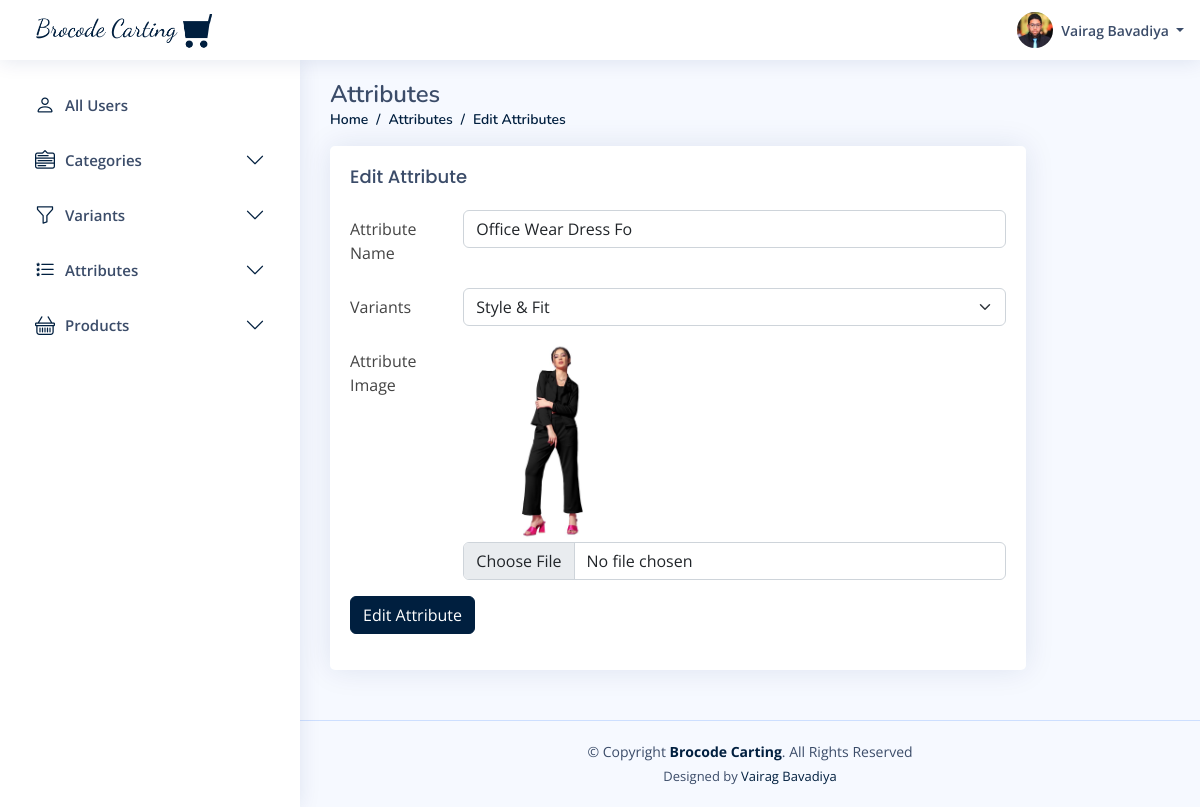
Screenshot of /admin/attributes/edit.php?id=31 (signed in) with the database file from the repository.
### tables this page shows
CREATE TABLE `users` (
  `id` int(20) NOT NULL,
  `u_name` varchar(50) NOT NULL,
  `email` varchar(50) NOT NULL,
  `phone_no` varchar(10) NOT NULL,
  `password` varchar(10) NOT NULL,
  `u_type_id` int(20) NOT NULL,
  `u_profile` varchar(200) NOT NULL,
  `created_at` datetime NOT NULL,
  `updated_at` datetime NOT NULL,
  `created_by` int(20) DEFAULT NULL,
  `updated_by` int(20) DEFAULT NULL,
  `is_active` tinyint(1) NOT NULL
);

CREATE TABLE `attribute` (
  `id` int(20) NOT NULL,
  `variants_id` int(20) NOT NULL,
  `attribute_name` varchar(50) NOT NULL,
  `attribute_image` varchar(150) DEFAULT NULL,
  `created_by` int(20) DEFAULT NULL,
  `updated_by` int(11) DEFAULT NULL,
  `created_at` datetime DEFAULT NULL,
  `updated_at` datetime DEFAULT NULL,
  `is_active` tinyint(1) NOT NULL
);

CREATE TABLE `variants` (
  `id` int(20) NOT NULL,
  `var_name` varchar(50) NOT NULL,
  `created_at` datetime DEFAULT NULL,
  `updated_at` datetime DEFAULT NULL,
  `created_by` int(20) DEFAULT NULL,
  `updated_by` int(20) DEFAULT NULL,
  `is_active` tinyint(1) NOT NULL
);

### admin/attributes/edit.php (the view, shortened to what this page needs)
<?php require("../config.php");
include("../header.php");
$id = $_GET['id'];
$sql = "SELECT * FROM attribute where id = " . $id;
$result = $conn->query($sql);
$row = mysqli_fetch_assoc($result);
?>
<main id="main" class="main">
    <div class="pagetitle">
        <h1>Attributes</h1>
        <nav>
            <ol class="breadcrumb">
                <li class="breadcrumb-item"><a href="/e-commerce/admin/dashboard.php">Home</a></li>
                <li class="breadcrumb-item"><a href="/e-commerce/admin/attributes/all.php">Attributes</a></li>
                <li class="breadcrumb-item">Edit Attributes</li>
            </ol>
        </nav>
    </div>
    <section class="section">
        <div class="row">
            <div class="col-lg-10">
                <div class="card">
                    <div class="card-body">
                        <h5 class="card-title">Edit Attribute</h5>
                        <form method="post" enctype="multipart/form-data">
                            <div class="row mb-3">
                                <label for="inputText" class="col-sm-2 col-form-label">Attribute Name</label>
                                <div class="col-sm-10">
                                    <input type="text" name="attribute_name" value="<?php echo $row['attribute_name']; ?>" class="form-control" required />
                                </div>
                            </div>
                            <div class="row mb-3">
                                <label for="inputText" class="col-sm-2 col-form-label">Variants</label>
                                <div class="col-sm-10">
                                    <select class="form-select" name="variants" id="variants">
                                        <?php
                                        $query = "SELECT *  from variants";
                                        if ($var_result = $conn->query($query)) {
                                            while ($var_row = $var_result->fetch_assoc()) {
                                        ?>
                                                <option value="<?php echo $var_row['id']; ?>" <?php if ($var_row['id'] == $row['variants_id']) echo "selected"; ?>><?php echo $var_row['var_name']; ?></option>
                                        <?php
                                            }
                                        }
                                        ?>
                                    </select>
                                </div>
                            </div>
                            <div class="row mb-3">
                                <label class="col-sm-2 col-form-label">Attribute Image</label>
                                <div class="col-sm-10">
                                    <?php
                                    if (!is_null($row['attribute_image'])) {
                                    ?>
                                        <img width="150px" src="<?php echo $row['attribute_image']; ?>">
                                    <?php
                                    }
                                    ?>
                                    <input class="form-control" name="file_upload" type="file" id="formFile" />
                                </div>
                            </div>
                            <div class="row mb-3">
                                <div class="col-sm-6">
                                    <button type="submit" name="edit" class="btn btn-primary">edit Attribute</button>
                                </div>
                            </div>
                        </form>
                    </div>
                </div>
            </div>
        </div>
    </section>
</main>
<?php include("../footer.php"); ?>

### admin/header.php (shortened to what this page needs)
<?php
require("config.php");
?>
<!DOCTYPE html>
<html lang="en">
<head>
    <link rel="stylesheet" href="https://cdnjs.cloudflare.com/ajax/libs/font-awesome/4.7.0/css/font-awesome.min.css">
    <link href="/e-commerce/admin/assets/vendor/bootstrap/css/bootstrap.min.css" rel="stylesheet">
    <link href="/e-commerce/admin/assets/vendor/bootstrap-icons/bootstrap-icons.css" rel="stylesheet">
    <link href="/e-commerce/admin/assets/vendor/boxicons/css/boxicons.min.css" rel="stylesheet">
    <link href="/e-commerce/admin/assets/vendor/quill/quill.snow.css" rel="stylesheet">
    <link href="/e-commerce/admin/assets/vendor/quill/quill.bubble.css" rel="stylesheet">
    <link href="/e-commerce/admin/assets/vendor/remixicon/remixicon.css" rel="stylesheet">
    <link href="/e-commerce/admin/assets/vendor/simple-datatables/style.css" rel="stylesheet">
    <link href="/e-commerce/admin/assets/css/style.css" rel="stylesheet">
</head>
<body>
    <header id="header" class="header fixed-top d-flex align-items-center">
        <div class="d-flex align-items-center justify-content-between">
            <a href="/e-commerce/admin/dashboard.php" class="logo d-flex align-items-center">
                <img src="/e-commerce/img/logo-color.png" alt="">
            </a>
        </div>
        <nav class="header-nav ms-auto">
            <ul class="d-flex align-items-center">
                <li class="nav-item dropdown pe-3">
                    <a class="nav-link nav-profile d-flex align-items-center pe-0" href="#" data-bs-toggle="dropdown">
                        <?php
                        $sql = "SELECT u.id,u.u_name,u.email,u.phone_no,u.u_profile,u.is_active,ut.type_name FROM users as u,user_type as ut where u.id = " . $_SESSION['id'];
                        $result = $conn->query($sql);
                        $row = mysqli_fetch_assoc($result);
                        ?>
                        <?php if ($row['u_profile']) : ?>
                            <img src="/e-commerce/admin/<?php echo $row['u_profile']; ?>" alt="Profile" class="rounded-circle">
                            <?php else: ?>
                            <img src="/e-commerce/admin/user_images/default.avif" alt="" width="35" height="35" class="rounded-circle">
                        <?php endif; ?>
                        <span class="d-none d-md-block dropdown-toggle ps-2">
                            <?php echo $row['u_name']; ?> </span>
                    </a>
                </li>
            </ul>
        </nav>
    </header>
    <aside id="sidebar" class="sidebar">
        <ul class="sidebar-nav" id="sidebar-nav">
            <li class="nav-item">
                <a class="nav-link collapsed" data-bs-target="#users-nav" href="/e-commerce/admin/allusers.php" aria-expanded="false">
                    <i class="bi bi-person"></i>
                    <span>All Users</span>
                </a>
            </li>
            <li class="nav-item">
                <a class="nav-link collapsed" data-bs-target="#components-nav" data-bs-toggle="collapse" href="#" aria-expanded="false">
                    <i class="bi bi-menu-down"></i>
                    <span>Categories</span>
                    <i class="bi bi-chevron-down ms-auto"></i>
                </a>
            </li>
            <li class="nav-item">
                <a class="nav-link collapsed" data-bs-target="#variants-nav" data-bs-toggle="collapse" href="#">
                    <i class="bi bi-funnel"></i><span>Variants</span><i class="bi bi-chevron-down ms-auto"></i>
                </a>
            </li>
            <li class="nav-item">
                <a class="nav-link collapsed" data-bs-target="#attributes-nav" data-bs-toggle="collapse" href="#">
                    <i class="bi bi-list-stars"></i><span>Attributes</span><i class="bi bi-chevron-down ms-auto"></i>
                </a>
            </li>
            <li class="nav-item">
                <a class="nav-link collapsed" data-bs-target="#products-nav" data-bs-toggle="collapse" href="#">
                    <i class="bi bi-basket"></i><span>Products</span><i class="bi bi-chevron-down ms-auto"></i>
                </a>
            </li>
        </ul>
    </aside>

### admin/assets/css/style.css (style rules this page uses)
:root { scroll-behavior: smooth; }
body { font-family: "Open Sans", sans-serif; background: #f6f9ff; color: #444444; }
a { color: #001F3F; text-decoration: none; }
h1, h2, h3, h4, h5, h6 { font-family: "Nunito", sans-serif; }
#main { margin-top: 60px; padding: 20px 30px; transition: all 0.3s; }
.pagetitle { margin-bottom: 10px; }
.pagetitle h1 { font-size: 24px; margin-bottom: 0; font-weight: 600; color: #3b4c69; }
.card { margin-bottom: 30px; border: none; border-radius: 5px; box-shadow: 0px 0 30px rgba(1, 41, 112, 0.1); }
.card-title { padding: 20px 0 15px 0; font-size: 18px; font-weight: 500; color: #3b4c69; font-family: "Poppins", sans-serif; }
.card-body { padding: 0 20px 20px 20px; }
.breadcrumb { font-size: 14px; font-family: "Nunito", sans-serif; color: #001F3F; font-weight: 600; }
.breadcrumb a { color: #001F3F; transition: 0.3s; }
.breadcrumb .breadcrumb-item::before { color: #001F3F; }
.logo { line-height: 1; }
@media (min-width: 1200px) { .logo { width: 280px; } }
.logo img { max-height: 26px; margin-right: 6px; }
.header { transition: all 0.5s; z-index: 997; height: 60px; box-shadow: 0px 2px 20px rgba(1, 41, 112, 0.1); background-color: #fff; padding-left: 20px; }
.header-nav ul { list-style: none; }
.header-nav>ul { margin: 0; padding: 0; }
.header-nav .nav-profile { color: #3b4c69; }
.header-nav .nav-profile img { max-height: 36px; }
.header-nav .nav-profile span { font-size: 14px; font-weight: 600; }
.sidebar { position: fixed; top: 60px; left: 0; bottom: 0; width: 300px; z-index: 996; transition: all 0.3s; padding: 20px; overflow-y: auto; scrollbar-width: thin; scrollbar-color: #aab7cf transparent; box-shadow: 0px 0px 20px rgba(1, 41, 112, 0.1); background-color: #fff; }
@media (min-width: 1200px) { #main, #footer { margin-left: 300px; } }
.sidebar-nav { padding: 0; margin: 0; list-style: none; }
.sidebar-nav li { padding: 0; margin: 0; list-style: none; }
.sidebar-nav .nav-item { margin-bottom: 5px; }
.sidebar-nav .nav-link { display: flex; align-items: center; font-size: 15px; font-weight: 600; color: #001F3F; transition: 0.3; background: #f6f9ff; padding: 10px 15px; border-radius: 4px; }
.sidebar-nav .nav-link i { font-size: 16px; margin-right: 10px; color: #001F3F; }
.sidebar-nav .nav-link.collapsed { color: #3b4c69; background: #fff; }
.sidebar-nav .nav-link.collapsed i { color: #001F3F; }
.sidebar-nav .nav-link .bi-chevron-down { margin-right: 0; transition: transform 0.2s ease-in-out; }

### admin/header.php (style rules this page uses)
.sidebar-nav .nav-link i { font-size: 20px; }
.logo img { max-height: 50px; }
.btn { text-transform: capitalize; }
.btn-primary, .btn:focus-visible, .btn-check:checked+.btn, .btn.active, .btn.show, .btn:first-child:active, :not(.btn-check)+.btn:active { background-color: #001F3F; border-color: #001F3F; box-shadow: none; }

### rows the page displays
users: u_profile (placeholder picture), u_name "Vairag Bavadiya"
attribute: attribute_name "Office Wear Dress Fo", variants "Style & Fit", attribute_image (picture)
